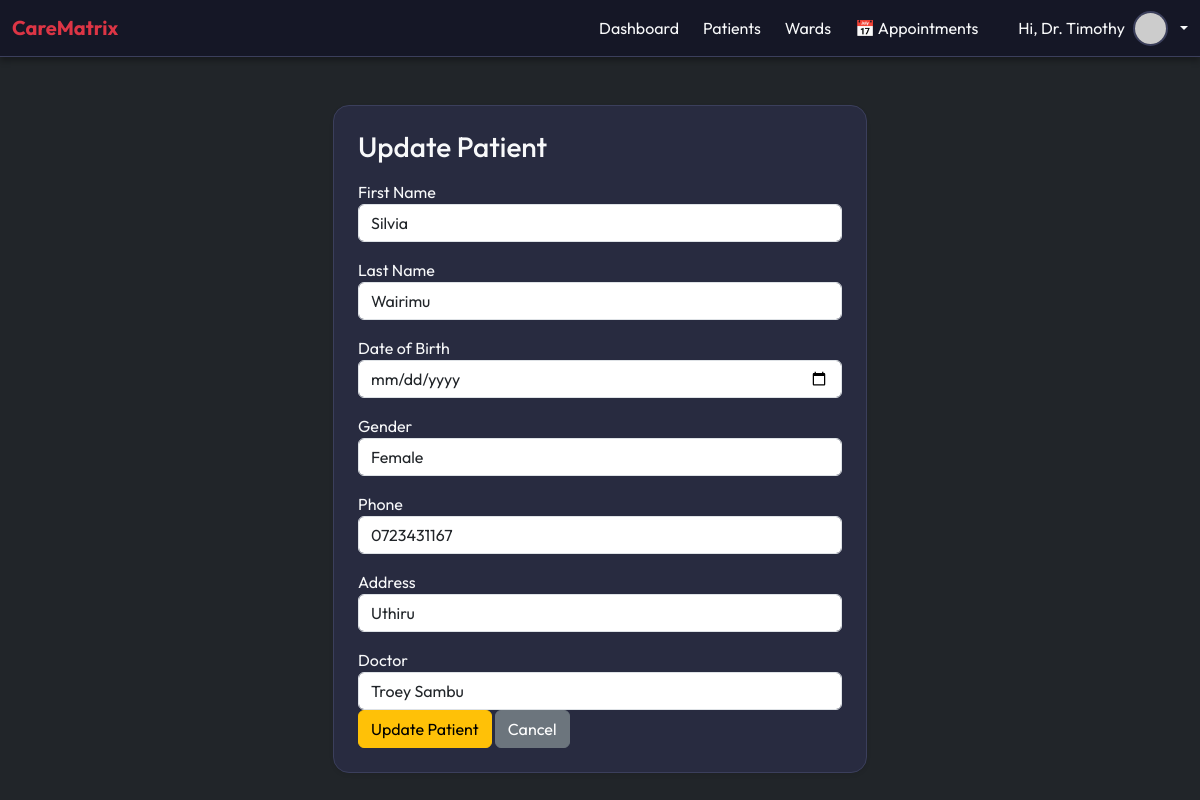
Page /patients/14/update/ (signed in) on the committed database.
### patients/models.py (models this page shows, shortened)
class Patient(models.Model):
    first_name = models.CharField(max_length=50)
    last_name = models.CharField(max_length=50)
    date_of_birth = models.DateField()
    gender = models.CharField(max_length=10)
    phone = models.CharField(max_length=15)
    address = models.TextField(blank=True)
    doctor = models.CharField(blank=True, null=True, max_length=100)
    is_high_risk = models.BooleanField(default=False)
    current_bed = models.OneToOneField(Bed, null=True, blank=True, on_delete=models.SET_NULL, related_name='occupant')

### patients/views.py (the view, shortened to what this page needs)
# urls.py: path('<int:pk>/update/', views.patient_update, name='patient_update'),
@login_required
def patient_update(request, pk):
    patient = get_object_or_404(Patient, pk=pk)
    return render(request, 'patients/update.html', {'patient': patient})

### patients/templates/patients/update.html (shortened to what this page needs)
{% extends "base.html" %}
{% block content %}
<div class="container mt-5">
    <div class="row justify-content-center">
        <div class="col-md-8 col-lg-6">
            <div class="content-card shadow-sm p-4">
                <h3 class="mb-3">Update Patient</h3>
                <form method="POST">
            <div class="mb-3">
                <label>First Name</label>
                <input type="text" name="first_name" value="{{ patient.first_name }}" class="form-control" required>
            </div>
            <div class="mb-3">
                <label>Last Name</label>
                <input type="text" name="last_name" value="{{ patient.last_name }}" class="form-control" required>
            </div>
            <div class="mb-3">
                <label>Date of Birth</label>
                <input type="date" name="date_of_birth" value="{{ patient.date_of_birth }}" class="form-control" required>
            </div>
            <div class="mb-3">
                <label>Gender</label>
                <select name="gender" class="form-control" required>
                    <option value="Female" {% if patient.gender == 'Female' %}selected{% endif %}>Female</option>
                </select>
            </div>
            <div class="mb-3">
                <label>Phone</label>
                <input type="text" name="phone" value="{{ patient.phone }}" class="form-control" required>
            </div>
            <div class="mb-3">
                <label>Address</label>
                <input type="text" name="address" value="{{ patient.address }}" class="form-control">
            </div>
            <div>
                <label>Doctor</label>
                <input type="text" name="doctor" value="{{ patient.doctor }}" class="form-control">
            </div>
            <button type="submit" class="btn btn-warning">Update Patient</button>
            <a href="{% url 'patients:patient_detail' patient.id %}" class="btn btn-secondary">Cancel</a>
        </form>
            </div>
        </div>
    </div>
</div>
{% endblock %}

### accounts/templates/base.html (shortened to what this page needs)
<!DOCTYPE html>
{% load static %}
<html>
<head>
    <link href="https://cdn.jsdelivr.net/npm/bootstrap@5.3.2/dist/css/bootstrap.min.css" rel="stylesheet">
</head>
<body class="bg-dark text-light">
<body class="bg-light">
<nav class="navbar navbar-expand-lg">
  <div class="container-fluid">
    <a class="navbar-brand text-danger fw-bold" href="{% url 'dashboard:dashboard_home' %}">
         CareMatrix
    </a>
    <div class="d-flex align-items-center gap-4">
      <a class="nav-link text-light text-decoration-none" href="{% url 'dashboard:dashboard_home' %}">Dashboard</a>
      <a class="nav-link text-light text-decoration-none" href="{% url 'patients:patient_list' %}">Patients</a>
      <a class="nav-link text-light text-decoration-none" href="{% url 'patients:ward_list' %}">Wards</a>
      <a class="nav-link text-light text-decoration-none" href="{% url 'patients:appointment_list' %}">📅 Appointments</a>
      {% if user.is_authenticated %}
      <div class="dropdown ms-3">
        <a class="text-decoration-none text-light d-flex align-items-center gap-2 dropdown-toggle" href="#" role="button" id="profileDropdown" data-bs-toggle="dropdown" aria-expanded="false">
            <span class="d-none d-sm-inline">
                Hi, {% if user.is_superuser %}Admin{% else %}Dr. {{ user.first_name }}{% endif %}
            </span>
            <img src="https://ui-avatars.com/api/?name={{ user.first_name|default:user.username }}&background=dc3545&color=fff" alt="Profile" class="profile-img">
        </a>
      </div>
      {% endif %}
    </div>
  </div>
</nav>
<div class="container mt-4">
    {% block content %}{% endblock %}
</div>
</body>
</html>

### accounts/templates/base.html (style rules this page uses)
:root { --main-bg: #1B1E32; --card-bg: #282B40; --primary: #0d6efd; --accent: #dc3545; --text-color: #f8f9fa; --border-color: #3b3f5c; --nav-bg: #151726; }
body { font-family: 'Outfit', sans-serif; background: var(--main-bg); color: var(--text-color); min-height: 100vh; }
.navbar { background-color: var(--nav-bg) !important; box-shadow: 0 4px 6px rgba(0,0,0,0.3); border-bottom: 1px solid var(--border-color); }
.content-card { background: var(--card-bg); border: 1px solid var(--border-color); border-radius: 16px; overflow: hidden; transition: transform 0.2s ease, box-shadow 0.2s ease; color: var(--text-color); }
.profile-img { width: 35px; height: 35px; border-radius: 50%; object-fit: cover; border: 2px solid var(--border-color); }

### rows in the picture
Patient: first_name "Silvia", last_name "Wairimu", gender "Female", phone "0723431167", address "Uthiru", doctor "Troey Sambu"

### other values in the picture
{{ user.first_name }} "Timothy"
